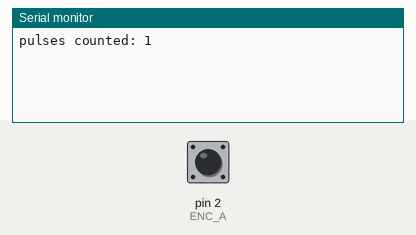
Simulated run of this sketch. Board: Arduino Uno, built with avr-gcc and run on an emulated ATmega328P. Shown: the last lines printed to the serial monitor. The inputs (shaded band) are chosen by the test bench; at power-on: pin 2 (ENC_A) HIGH.

Above: at 1.2 s.
1.3 s: pin 2 (ENC_A) pulled LOW for 0.15 s
At 2.7 s:
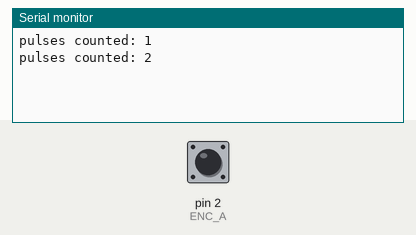
2.9 s: pin 2 (ENC_A) pulled LOW for 1 s
At 4.8 s:
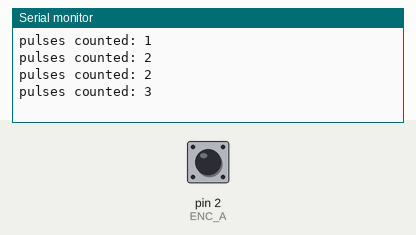
5.4 s: pin 2 (ENC_A) pulled LOW for 0.15 s
At 6.5 s:
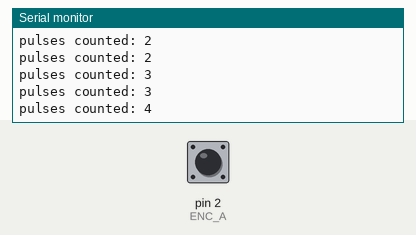
Timing chart, 0 to 8.4 s (numbered marks = the images above; inputs shaded):
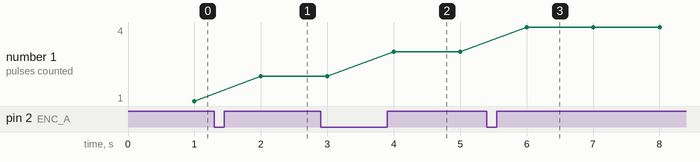

The sketch:

encoder_poll.ino
```cpp
// encoder_poll.ino - count a wheel encoder's pulses by POLLING, in a loop that also has other work to do
const int ENC_A = 2;                   // the encoder's channel A

long count = 0;
int lastA = LOW;
unsigned long lastReport = 0;

void setup() {
  Serial.begin(115200);
  pinMode(ENC_A, INPUT_PULLUP);
}

void loop() {
  int a = digitalRead(ENC_A);
  if (lastA == LOW && a == HIGH) {     // a rising edge: one pulse
    count++;
  }
  lastA = a;
  delayMicroseconds(800);              // the rest of Rover's work in each pass: sensors, control, messages
  if (millis() - lastReport >= 1000) {
    lastReport += 1000;
    Serial.print("pulses counted: ");
    Serial.println(count);
  }
}
```

Measured:
- after the input at 1.3 s, the serial monitor: prints a new line after 0.70 s (image 1)
- after the input at 2.9 s, the serial monitor: prints a new line after 1.1 s (image 2)
- after the input at 5.4 s, the serial monitor: prints a new line after 0.60 s (image 3)
- plotted number 1: 1 → 2 after the input at 1.3 s, 2 → 3 after the input at 2.9 s, 3 → 4 after the input at 5.4 s
